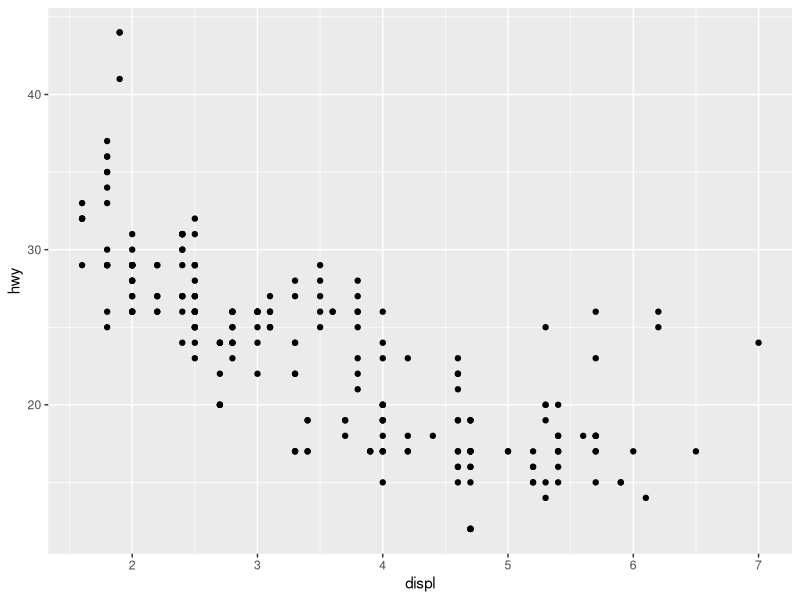
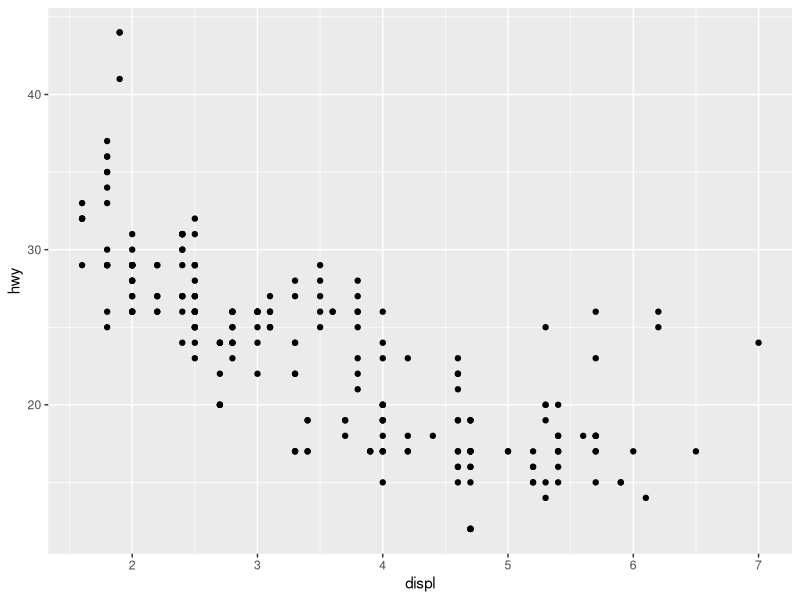
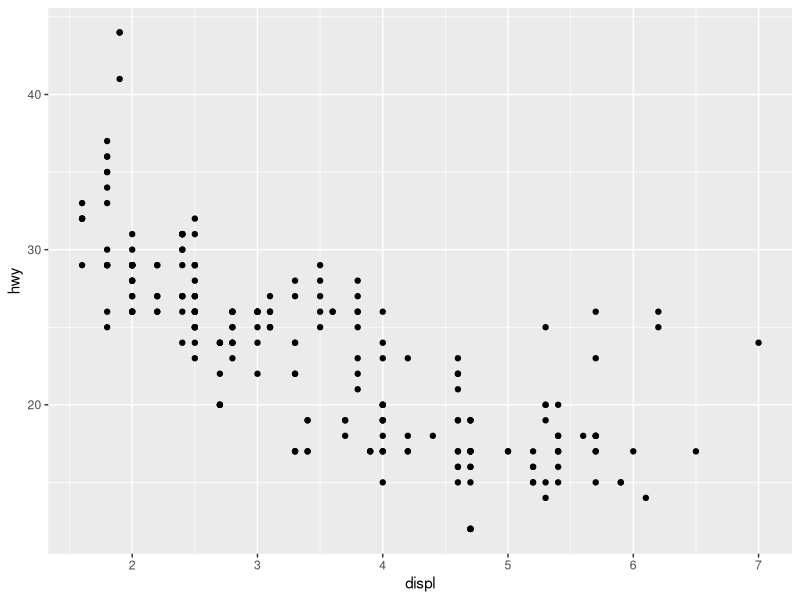
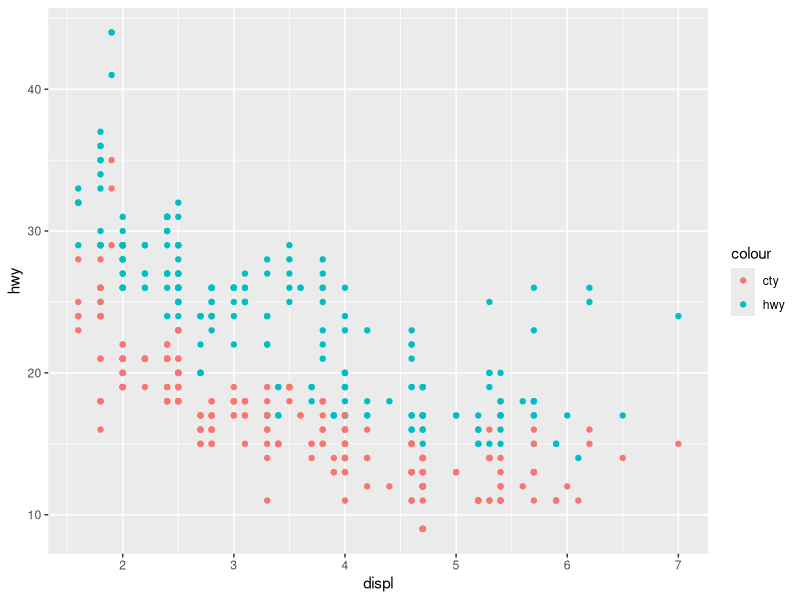
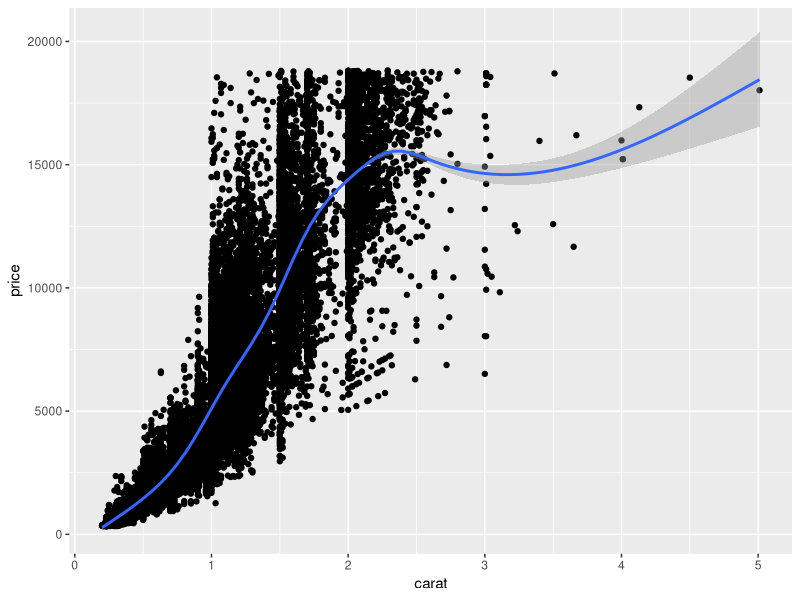
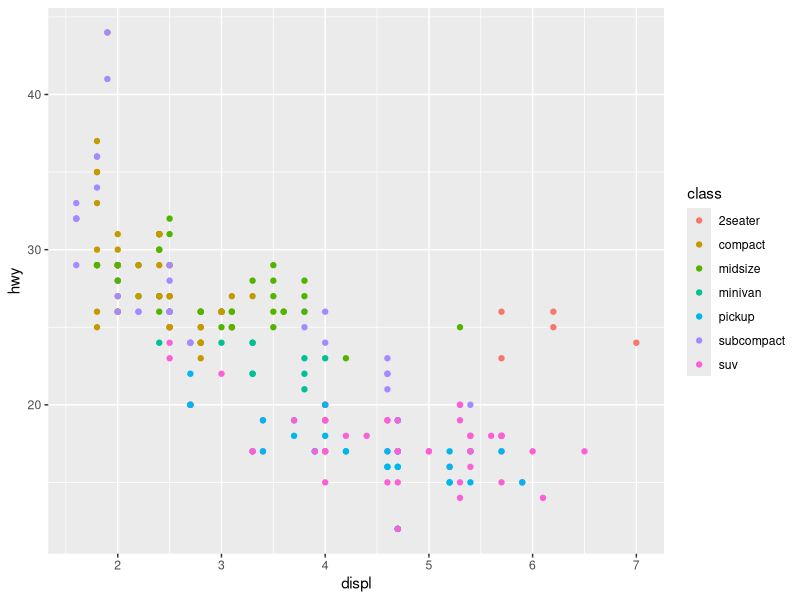
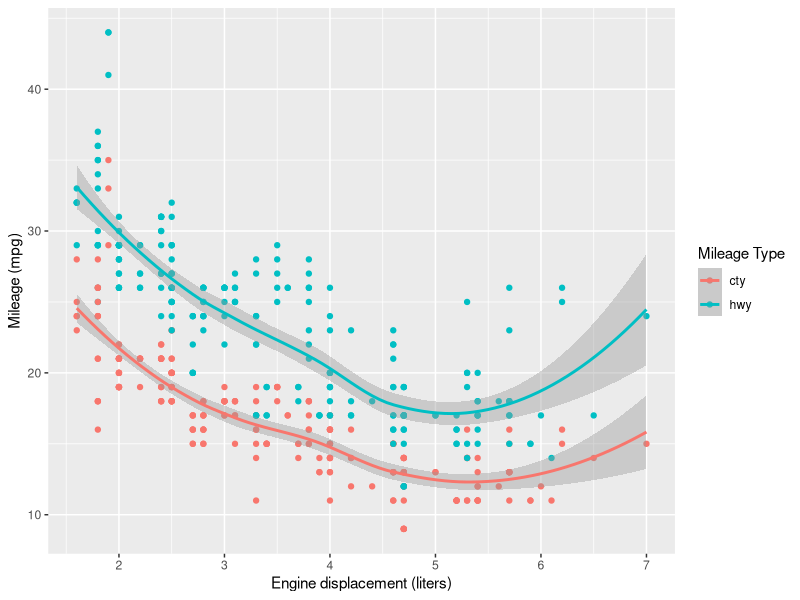
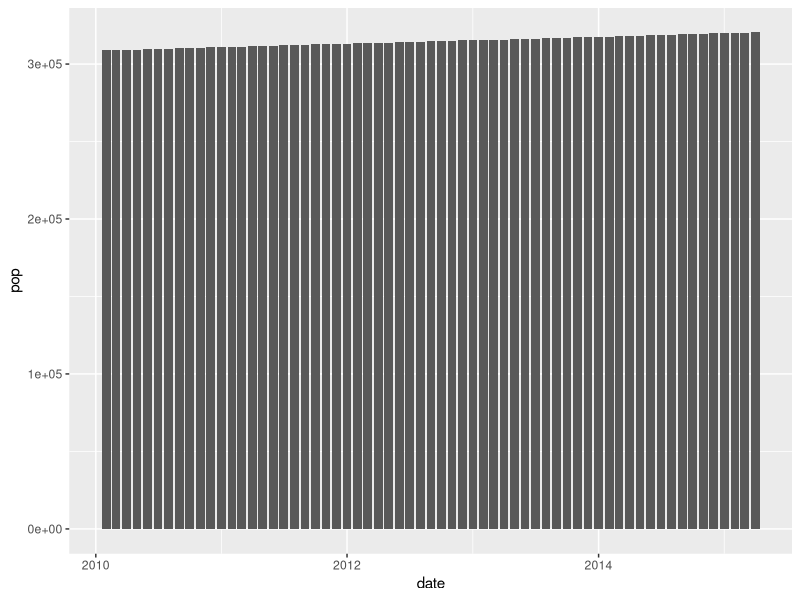

Write the R code that produced these figures, in order.
## ---- chunk 1
# knitr options
knitr::opts_chunk$set(echo = TRUE)
## ---- chunk 2
library(tidyverse)

## ---- chunk 3
## NOTE: No need to modify! Just example code
ggplot(
  data = mpg,
  mapping = aes(x = displ, y = hwy)
) +
  geom_point()
## ---- chunk 4
## NOTE: No need to modify! Just example code
ggplot(
  mpg,
  aes(x = displ, y = hwy)
) +
  geom_point()
## ---- chunk 5
## NOTE: No need to modify! Just example code
ggplot(
  mpg,
  aes(displ, hwy)
) +
  geom_point()
## ---- chunk 6
## NOTE: No need to modify! Just example code
ggplot(mpg, aes(x = displ)) +
  geom_point(aes(y = hwy, color = "hwy")) +
  geom_point(aes(y = cty, color = "cty"))
## ---- chunk 7
## TODO: Add a "gam" and "lm" smooth to the following plot
diamonds %>%
  ggplot(aes(carat, price)) +
  geom_point() +
  geom_smooth(aes(carat, price), mathod = glm)
## ---- chunk 8
## TODO: Use df_annotate below to add text labels to the scatterplot
df_annotate <-
  mpg %>%
  group_by(class) %>%
  summarize(
    displ = mean(displ),
    hwy = mean(hwy)
  )

mpg %>%
  ggplot(aes(displ, hwy)) +
  geom_point(aes(color = class))
## ---- chunk 9
## NOTE: No need to modify! Just analyze the scatterplot
mpg %>%
  pivot_longer(names_to = "source", values_to = "mpg", c(hwy, cty)) %>%
  ggplot(aes(displ, mpg, color = source)) +
  geom_point() +
  geom_smooth() +
  scale_color_discrete(name = "Mileage Type") +
  labs(
    x = "Engine displacement (liters)",
    y = "Mileage (mpg)"
  )
## ---- chunk 10
economics %>%
  filter(date > lubridate::ymd("2010-01-01")) %>%
  ggplot(aes(date, pop)) +
  geom_col()
## ---- chunk 11
economics %>%
  filter(date > lubridate::ymd("2010-01-01")) %>%
  ggplot(aes(date, pop)) +
  geom_point()
## ---- chunk 12
economics %>%
  mutate(pop_delta = pop - lag(pop)) %>%
  filter(date > lubridate::ymd("2005-01-01")) %>%
  ggplot(aes(date, pop_delta)) +
  geom_col()
## ---- chunk 13
economics %>%
  mutate(pop_delta = pop - lag(pop)) %>%
  filter(date > lubridate::ymd("2005-01-01")) %>%
  ggplot(aes(date, pop_delta)) +
  geom_point()
